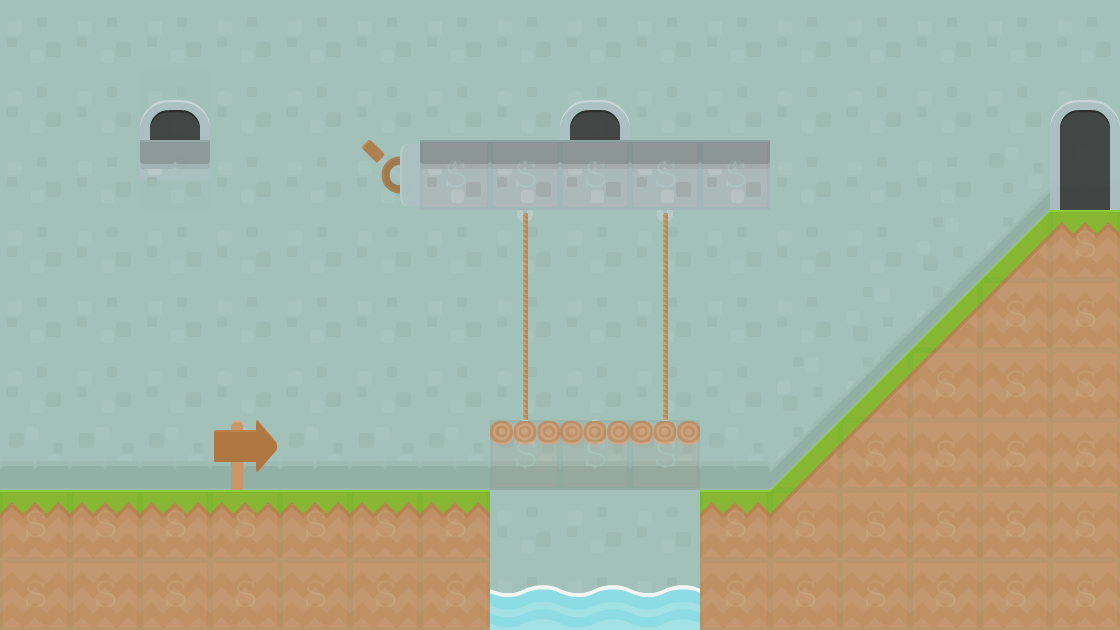

A 2D game scene composited from a Tiled map and its tileset images. What follows is a short description and the map's XML, with each tile layer's data collapsed to a summary:
An orthogonal 16x9 tile map with 70x70 px tiles, 5 tile layers (background3, background 2, background1, collision, ...), 3 tilesets and 1 object (LevelTrigger).

<map version="1.0" orientation="orthogonal" renderorder="right-down" width="16" height="9" tilewidth="70" tileheight="70" backgroundcolor="#9cc1b3">
 <tileset firstgid="1" name="background-tiles" tilewidth="70" tileheight="70">
  <image source="../img/background-tiles.png" width="910" height="910" />
  <tile id="17">
   <properties>
    <property name="type" value="solid" />
   </properties>
  </tile>
 </tileset>
 <tileset firstgid="170" name="item-spritesheet" tilewidth="70" tileheight="70">
  <image source="../img/item-spritesheet.png" width="560" height="560" />
 </tileset>
 <tileset firstgid="234" name="meta-tiles" tilewidth="70" tileheight="70">
  <image source="../img/meta-tiles.png" width="350" height="70" />
  <tile id="1">
   <properties>
    <property name="type" value="lslope" />
   </properties>
  </tile>
  <tile id="2">
   <properties>
    <property name="type" value="solid" />
   </properties>
  </tile>
  <tile id="3">
   <properties>
    <property name="type" value="rslope" />
   </properties>
  </tile>
  <tile id="4">
   <properties>
    <property name="type" value="solid" />
   </properties>
  </tile>
 </tileset>
 <layer name="background3" width="16" height="9" opacity="0.34">
  <data>[144 cells, 2 non-empty, 1 distinct tile ids]</data>
 </layer>
 <layer name="background 2" width="16" height="9" opacity="0.39">
  <data>[144 cells, 106 non-empty, 5 distinct tile ids]</data>
 </layer>
 <layer name="background1" width="16" height="9" opacity="0.86">
  <data>[144 cells, 63 non-empty, 13 distinct tile ids]</data>
 </layer>
 <layer name="collision" width="16" height="9" opacity="0.05">
  <data>[144 cells, 49 non-empty, 3 distinct tile ids]</data>
 </layer>
 <objectgroup name="trigger-entites">
  <object name="LevelTrigger" x="1048" y="68" width="72" height="144">
   <properties>
    <property name="level" value="levelD2" />
    <property name="xSpawn" value="100" />
    <property name="ySpawn" value="0" />
   </properties>
  </object>
 </objectgroup>
 <layer name="foreground" width="16" height="9">
  <data>[144 cells, 1 non-empty, 1 distinct tile ids]</data>
 </layer>
</map>
